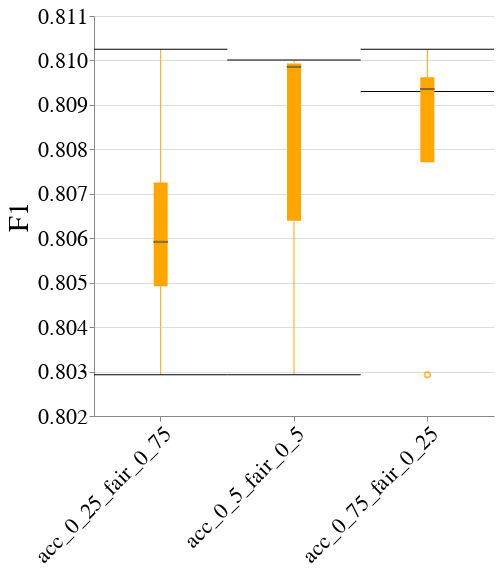

Notebook cell for this chart:
### Code cell
create_box_plot_per_dataset_and_case_study(to_plot=best_lp_metrics_per_exp_config_df,
                                           exp_name=EXP_NAME,
                                           dataset_name=DATASET_NAME,
                                           case_study_name=CASE_STUDY_NAME,
                                           metric_name="F1")

### Figure 1 — Vega-Lite specification as saved in the notebook (floating-point values rounded to 4 significant figures)
{"config": {"view": {"continuousWidth": 400, "continuousHeight": 300, "stroke": null}, "axis": {"labelFontSize": 22, "labelFontWeight": "normal", "titleFontSize": 28, "titleFontWeight": "normal"}, "title": {"fontSize": 28}}, "data": {"name": "data-98bddcdd1474e536137a75ad218c83ba"}, "mark": {"type": "boxplot", "color": "orange", "median": {"stroke": "black", "strokeWidth": 0.7}, "ticks": true}, "encoding": {"x": {"axis": {"labelAngle": -45, "labelLimit": 500}, "field": "exp_config_name", "title": null, "type": "nominal"}, "y": {"field": "overall", "scale": {"zero": false}, "title": "F1", "type": "quantitative"}}, "height": 400, "width": 400, "$schema": "https://vega.github.io/schema/vega-lite/v4.17.0.json", "datasets": {"data-98bddcdd1474e536137a75ad218c83ba": [{"exp_config_name": "acc_0_25_fair_0_75", "logical_pipeline_uuid": "Tm9uZSZOT19GQUlSTkVTU19JTlRFUlZFTlRJT04mcmZfY2xm", "physical_pipeline_uuid": "157368a1-4389-4a58-9831-240493cdd6f2", "run_num": 3, "compound_pp_quality": 0.9303, "metric": "F1", "model_name": "rf_clf", "runtime_in_mins": 0.0381, "dataset_name": "folk_emp", "logical_pipeline_name": "None&NO_FAIRNESS_INTERVENTION&rf_clf", "null_imputer_name": "None", "fairness_intervention_name": "NO_FAIRNESS_INTERVENTION", "RAC1P_dis": 0.8156, "RAC1P_priv": 0.7995, "SEX&RAC1P_dis": 0.7637, "SEX&RAC1P_priv": 0.8154, "SEX_dis": 0.771, "SEX_priv": 0.8384, "overall": 0.8056}, {"exp_config_name": "acc_0_25_fair_0_75", "logical_pipeline_uuid": "Tm9uZSZOT19GQUlSTkVTU19JTlRFUlZFTlRJT04mcmZfY2xm", "physical_pipeline_uuid": "640f5473-462e-4fb0-ab35-37b0ab02682e", "run_num": 5, "compound_pp_quality": 0.9403, "metric": "F1", "model_name": "rf_clf", "runtime_in_mins": 0.04921, "dataset_name": "folk_emp", "logical_pipeline_name": "None&NO_FAIRNESS_INTERVENTION&rf_clf", "null_imputer_name": "None", "fairness_intervention_name": "NO_FAIRNESS_INTERVENTION", "RAC1P_dis": 0.8141, "RAC1P_priv": 0.7955, "SEX&RAC1P_dis": 0.766, "SEX&RAC1P_priv": 0.8118, "SEX_dis": 0.7548, "SEX_priv": 0.8473, "overall": 0.8029}, {"exp_config_name": "acc_0_25_fair_0_75", "logical_pipeline_uuid": "Tm9uZSZOT19GQUlSTkVTU19JTlRFUlZFTlRJT04mcmZfY2xm", "physical_pipeline_uuid": "733e65a6-3318-430e-b9f6-a9ff9456f600", "run_num": 2, "compound_pp_quality": 0.9471, "metric": "F1", "model_name": "rf_clf", "runtime_in_mins": 0.02221, "dataset_name": "folk_emp", "logical_pipeline_name": "None&NO_FAIRNESS_INTERVENTION&rf_clf", "null_imputer_name": "None", "fairness_intervention_name": "NO_FAIRNESS_INTERVENTION", "RAC1P_dis": 0.8146, "RAC1P_priv": 0.8074, "SEX&RAC1P_dis": 0.7726, "SEX&RAC1P_priv": 0.8203, "SEX_dis": 0.7719, "SEX_priv": 0.8493, "overall": 0.8103}, {"exp_config_name": "acc_0_25_fair_0_75", "logical_pipeline_uuid": "Tm9uZSZOT19GQUlSTkVTU19JTlRFUlZFTlRJT04mcmZfY2xm", "physical_pipeline_uuid": "e7e8fef9-f3a0-49cd-b9d3-c9e0d754622e", "run_num": 4, "compound_pp_quality": 0.9342, "metric": "F1", "model_name": "rf_clf", "runtime_in_mins": 0.05235, "dataset_name": "folk_emp", "logical_pipeline_name": "None&NO_FAIRNESS_INTERVENTION&rf_clf", "null_imputer_name": "None", "fairness_intervention_name": "NO_FAIRNESS_INTERVENTION", "RAC1P_dis": 0.807, "RAC1P_priv": 0.8058, "SEX&RAC1P_dis": 0.7732, "SEX&RAC1P_priv": 0.8146, "SEX_dis": 0.7788, "SEX_priv": 0.8341, "overall": 0.8063}, {"exp_config_name": "acc_0_5_fair_0_5", "logical_pipeline_uuid": "Tm9uZSZOT19GQUlSTkVTU19JTlRFUlZFTlRJT04mcmZfY2xm", "physical_pipeline_uuid": "201682cd-7c84-47d4-8db1-708852532a2a", "run_num": 2, "compound_pp_quality": 0.898, "metric": "F1", "model_name": "rf_clf", "runtime_in_mins": 0.05721, "dataset_name": "folk_emp", "logical_pipeline_name": "None&NO_FAIRNESS_INTERVENTION&rf_clf", "null_imputer_name": "None", "fairness_intervention_name": "NO_FAIRNESS_INTERVENTION", "RAC1P_dis": 0.8143, "RAC1P_priv": 0.8069, "SEX&RAC1P_dis": 0.7757, "SEX&RAC1P_priv": 0.819, "SEX_dis": 0.7698, "SEX_priv": 0.8505, "overall": 0.8099}, {"exp_config_name": "acc_0_5_fair_0_5", "logical_pipeline_uuid": "Tm9uZSZOT19GQUlSTkVTU19JTlRFUlZFTlRJT04mcmZfY2xm", "physical_pipeline_uuid": "3e1f2e53-8cae-4d87-88ff-6a8d4dd3a51a", "run_num": 1, "compound_pp_quality": 0.8821, "metric": "F1", "model_name": "rf_clf", "runtime_in_mins": 0.06362, "dataset_name": "folk_emp", "logical_pipeline_name": "None&NO_FAIRNESS_INTERVENTION&rf_clf", "null_imputer_name": "None", "fairness_intervention_name": "NO_FAIRNESS_INTERVENTION", "RAC1P_dis": 0.8173, "RAC1P_priv": 0.8055, "SEX&RAC1P_dis": 0.7851, "SEX&RAC1P_priv": 0.8158, "SEX_dis": 0.7742, "SEX_priv": 0.8425, "overall": 0.81}, {"exp_config_name": "acc_0_5_fair_0_5", "logical_pipeline_uuid": "Tm9uZSZOT19GQUlSTkVTU19JTlRFUlZFTlRJT04mcmZfY2xm", "physical_pipeline_uuid": "3e3edffc-2f52-4d60-b5c5-144b97d12035", "run_num": 5, "compound_pp_quality": 0.8945, "metric": "F1", "model_name": "rf_clf", "runtime_in_mins": 0.05573, "dataset_name": "folk_emp", "logical_pipeline_name": "None&NO_FAIRNESS_INTERVENTION&rf_clf", "null_imputer_name": "None", "fairness_intervention_name": "NO_FAIRNESS_INTERVENTION", "RAC1P_dis": 0.8141, "RAC1P_priv": 0.7955, "SEX&RAC1P_dis": 0.766, "SEX&RAC1P_priv": 0.8118, "SEX_dis": 0.7548, "SEX_priv": 0.8473, "overall": 0.8029}, {"exp_config_name": "acc_0_75_fair_0_25", "logical_pipeline_uuid": "Tm9uZSZOT19GQUlSTkVTU19JTlRFUlZFTlRJT04mcmZfY2xm", "physical_pipeline_uuid": "7b730202-ed04-4708-a943-cf37ab3f7fe2", "run_num": 4, "compound_pp_quality": 0.8529, "metric": "F1", "model_name": "rf_clf", "runtime_in_mins": 0.02282, "dataset_name": "folk_emp", "logical_pipeline_name": "None&NO_FAIRNESS_INTERVENTION&rf_clf", "null_imputer_name": "None", "fairness_intervention_name": "NO_FAIRNESS_INTERVENTION", "RAC1P_dis": 0.8099, "RAC1P_priv": 0.8089, "SEX&RAC1P_dis": 0.7743, "SEX&RAC1P_priv": 0.8181, "SEX_dis": 0.7787, "SEX_priv": 0.8404, "overall": 0.8093}, {"exp_config_name": "acc_0_75_fair_0_25", "logical_pipeline_uuid": "Tm9uZSZOT19GQUlSTkVTU19JTlRFUlZFTlRJT04mcmZfY2xm", "physical_pipeline_uuid": "a371a244-f726-421b-806d-0750f9f79294", "run_num": 3, "compound_pp_quality": 0.8435, "metric": "F1", "model_name": "rf_clf", "runtime_in_mins": 0.05599, "dataset_name": "folk_emp", "logical_pipeline_name": "None&NO_FAIRNESS_INTERVENTION&rf_clf", "null_imputer_name": "None", "fairness_intervention_name": "NO_FAIRNESS_INTERVENTION", "RAC1P_dis": 0.8179, "RAC1P_priv": 0.8042, "SEX&RAC1P_dis": 0.7644, "SEX&RAC1P_priv": 0.8203, "SEX_dis": 0.7697, "SEX_priv": 0.8476, "overall": 0.8094}, {"exp_config_name": "acc_0_75_fair_0_25", "logical_pipeline_uuid": "Tm9uZSZOT19GQUlSTkVTU19JTlRFUlZFTlRJT04mcmZfY2xm", "physical_pipeline_uuid": "d38b37a7-bbb0-4485-973c-2e67b1ad2bc7", "run_num": 5, "compound_pp_quality": 0.8487, "metric": "F1", "model_name": "rf_clf", "runtime_in_mins": 0.05468, "dataset_name": "folk_emp", "logical_pipeline_name": "None&NO_FAIRNESS_INTERVENTION&rf_clf", "null_imputer_name": "None", "fairness_intervention_name": "NO_FAIRNESS_INTERVENTION", "RAC1P_dis": 0.8141, "RAC1P_priv": 0.7955, "SEX&RAC1P_dis": 0.766, "SEX&RAC1P_priv": 0.8118, "SEX_dis": 0.7548, "SEX_priv": 0.8473, "overall": 0.8029}, {"exp_config_name": "acc_0_75_fair_0_25", "logical_pipeline_uuid": "Tm9uZSZOT19GQUlSTkVTU19JTlRFUlZFTlRJT04mcmZfY2xm", "physical_pipeline_uuid": "d53524f0-4cb6-4831-82bd-d6e8e7c056be", "run_num": 2, "compound_pp_quality": 0.8559, "metric": "F1", "model_name": "rf_clf", "runtime_in_mins": 0.02465, "dataset_name": "folk_emp", "logical_pipeline_name": "None&NO_FAIRNESS_INTERVENTION&rf_clf", "null_imputer_name": "None", "fairness_intervention_name": "NO_FAIRNESS_INTERVENTION", "RAC1P_dis": 0.8146, "RAC1P_priv": 0.8074, "SEX&RAC1P_dis": 0.7726, "SEX&RAC1P_priv": 0.8203, "SEX_dis": 0.7719, "SEX_priv": 0.8493, "overall": 0.8103}]}}
